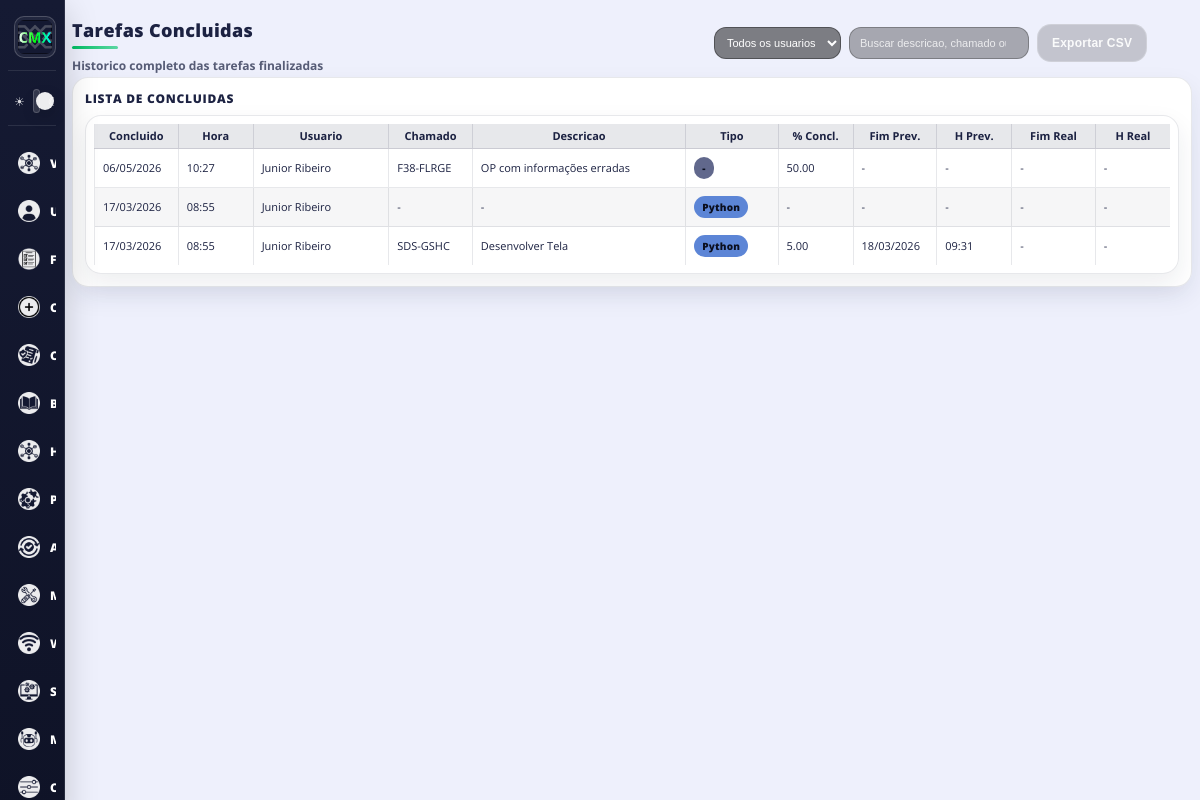
Before: /queue/concluded/ (signed in) with the older database file.
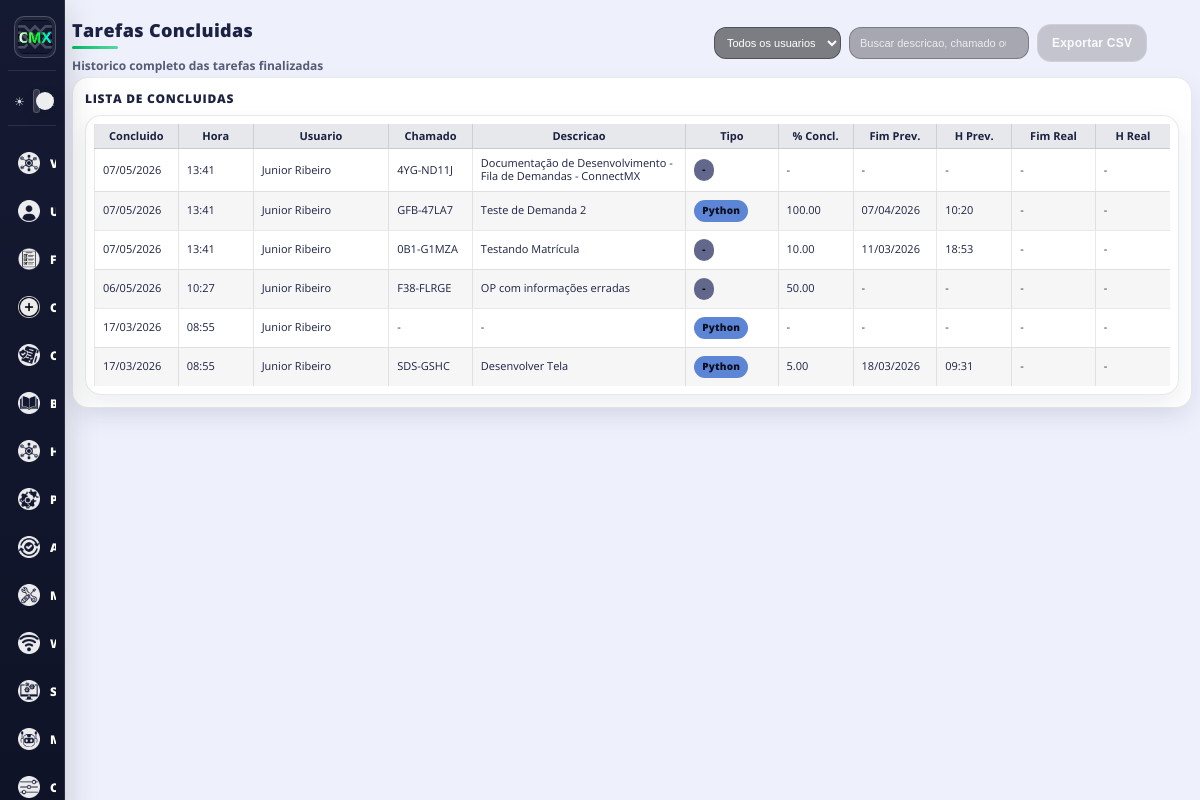
After: the same page with the newer database file.
### tiqueue/models.py (models this page shows, shortened)
class concludedTasks(models.Model):
    user_code = models.CharField(max_length=10)
    n_register = models.AutoField(primary_key=True)
    a_ticket = models.CharField(max_length=30, blank=True, null=True)
    f_conclusion_rate = models.DecimalField(max_digits=5, decimal_places=2, blank=True, null=True)
    n_status_code = models.IntegerField(blank=True, null=True)
    a_description = models.CharField(max_length=250, blank=True, null=True)
    n_type_group = models.IntegerField(blank=True, null=True)
    n_type_code = models.IntegerField(blank=True, null=True)
    task_group = models.ForeignKey(TaskGroup, on_delete=models.SET_NULL, null=True, blank=True)
    task_type = models.ForeignKey(TaskType, on_delete=models.SET_NULL, null=True, blank=True)
    linked_project = models.ForeignKey(
        "Project", on_delete=models.SET_NULL, null=True, blank=True, related_name="concluded_queue_items"
    )
    linked_roadmap_item = models.ForeignKey(
        "ProjectRoadmapItem", on_delete=models.SET_NULL, null=True, blank=True, related_name="concluded_queue_items"
    )
    d_predicted_date_start = models.DateField(blank=True, null=True)
    d_predicted_date_end = models.DateField(blank=True, null=True)
    t_predicted_time_start = models.TimeField(blank=True, null=True)
    t_predicted_time_end = models.TimeField(blank=True, null=True)
    f_total_predicted_time = models.DecimalField(max_digits=10, decimal_places=4, blank=True, null=True)
    d_real_date_start = models.DateField(blank=True, null=True)
    d_real_date_end = models.DateField(blank=True, null=True)
    d_real_time_start = models.TimeField(blank=True, null=True)
    t_real_time_end = models.TimeField(blank=True, null=True)
    f_total_real_time = models.DecimalField(max_digits=10, decimal_places=4, blank=True, null=True)
    f_predicted_real_diference = models.DecimalField(max_digits=10, decimal_places=4, blank=True, null=True)
    n_queue_position = models.IntegerField(blank=True, null=True)
    d_conclusion_date = models.DateField(auto_now=True)
    d_conclusion_time = models.TimeField(auto_now=True)

class TaskType(models.Model):
    group = models.ForeignKey(TaskGroup, on_delete=models.CASCADE, related_name="types")
    name = models.CharField(max_length=80)
    color = models.CharField(max_length=7, default="#5CD6A3")
    class Meta:
        unique_together = ("group", "name")

### accounts/models.py (models this page shows)
class User(AbstractUser):
    userId = models.CharField(max_length=20, unique=True)
    nameUser = models.CharField(max_length=150, null=True)
    id_sm = models.CharField(max_length=50, blank=True, null=True)
    id_erp = models.CharField(max_length=50, blank=True, null=True)
    is_system_admin = models.BooleanField(default=False)
    last_access_at = models.DateTimeField(blank=True, null=True)
    last_data_change_at = models.DateTimeField(blank=True, null=True)
    email = models.EmailField(unique=True)
    USERNAME_FIELD = 'username'
    REQUIRED_FIELDS = ['userId', 'email']

### tiqueue/views.py (the view)
# urls.py: path('queue/concluded/', views.queueConcludedPage, name='queueConcludedPage'),
@login_required
def queueConcludedPage(request):
    completed = list(
        concludedTasks.objects.select_related("task_type", "task_group")
        .order_by("-d_conclusion_date", "-d_conclusion_time", "-n_register")
    )
    user_ids = [item.user_code for item in completed if item.user_code]
    users_by_id = {u.userId: u for u in User.objects.filter(userId__in=user_ids)}
    rows = []
    for item in completed:
        user = users_by_id.get(item.user_code)
        rows.append(
            {
                "id": item.n_register,
                "user_name": (user.nameUser if user and user.nameUser else (user.username if user else item.user_code)),
                "ticket": item.a_ticket or "-",
                "description": item.a_description or "-",
                "type_name": (item.task_type.name if item.task_type else "-"),
                "type_color": (item.task_type.color if item.task_type else "#61688c"),
                "rate": item.f_conclusion_rate,
                "pred_end_date": item.d_predicted_date_end,
                "pred_end_time": item.t_predicted_time_end,
                "real_end_date": item.d_real_date_end,
                "real_end_time": item.t_real_time_end,
                "done_date": item.d_conclusion_date,
                "done_time": item.d_conclusion_time,
            }
        )
    return render(request, "tiqueue/queueConcluded.html", {"rows": rows})

### tiqueue/context_processors.py (called while the page is built)
def system_config(request):
    cfg = SystemConfig.objects.order_by("-updated_at", "-id").first()
    return {
        "sidebar_system_version": (cfg.system_version if cfg and cfg.system_version else ""),
    }

### templates/tiqueue/queueConcluded.html (shortened to what this page needs)
{% load static %}
<head>
    <link rel="stylesheet" href="{% static '/style/theme.css'%}">
    <link rel="stylesheet" href="{% static '/style/mainQueue.css'%}">
</head>
<!DOCTYPE html>
<body>
    {% include 'partials/sidebar.html' %}
    <div class="queue_main checklist-page">
        <div class="headerMain">
            <div class="headerTitle">
                <h1>Tarefas Concluidas</h1>
                <div class="subtitle">Historico completo das tarefas finalizadas</div>
            </div>
            <div class="headerButton">
                <div class="queue-toolbar">
                    <select id="completedUserFilter" class="queue-select" onchange="filterConcluded()">
                        <option value="">Todos os usuarios</option>
                    </select>
                    <input id="completedSearch" class="queue-search" type="search" placeholder="Buscar descricao, chamado ou usuario..." oninput="filterConcluded(this.value)">
                    <button type="button" class="queue-secondary-btn" onclick="exportConcludedCsv()">Exportar CSV</button>
                </div>
            </div>
        </div>
        <div class="checklist-card">
            <div class="checklist-card-title">Lista de concluidas</div>
            <div class="checklist-table projects-table-wrap">
                <table class="projects-manage-table">
                    <thead>
                        <tr>
                            <th style="width: 8%;">Concluido</th>
                            <th style="width: 7%;">Hora</th>
                            <th style="width: 14%;">Usuario</th>
                            <th style="width: 8%;">Chamado</th>
                            <th style="width: 23%;">Descricao</th>
                            <th style="width: 9%;">Tipo</th>
                            <th style="width: 7%;">% Concl.</th>
                            <th style="width: 8%;">Fim Prev.</th>
                            <th style="width: 7%;">H Prev.</th>
                            <th style="width: 8%;">Fim Real</th>
                            <th style="width: 7%;">H Real</th>
                        </tr>
                    </thead>
                    <tbody id="concludedRows">
                        {% for r in rows %}
                            <tr class="concluded-row">
                                <td>{{ r.done_date|date:"d/m/Y" }}</td>
                                <td>{{ r.done_time|time:"H:i" }}</td>
                                <td>{{ r.user_name }}</td>
                                <td>{{ r.ticket }}</td>
                                <td>{{ r.description }}</td>
                                <td>
                                    <span class="type-badge" style="background: {{ r.type_color }};">{{ r.type_name }}</span>
                                </td>
                                <td>{% if r.rate %}{{ r.rate }}{% else %}-{% endif %}</td>
                                <td>{% if r.pred_end_date %}{{ r.pred_end_date|date:"d/m/Y" }}{% else %}-{% endif %}</td>
                                <td>{% if r.pred_end_time %}{{ r.pred_end_time|time:"H:i" }}{% else %}-{% endif %}</td>
                                <td>{% if r.real_end_date %}{{ r.real_end_date|date:"d/m/Y" }}{% else %}-{% endif %}</td>
                                <td>{% if r.real_end_time %}{{ r.real_end_time|time:"H:i" }}{% else %}-{% endif %}</td>
                            </tr>
                        {% empty %}
                            <tr>
                                <td colspan="11" class="queue-empty">Nenhuma tarefa concluida encontrada.</td>
                            </tr>
                        {% endfor %}
                    </tbody>
                </table>
            </div>
        </div>
    </div>
</body>

### templates/partials/sidebar.html (shortened to what this page needs)
{% load static %}
<div class="sidebar">
    <div class="sidebar_brand" aria-label="ConnectMX">
        <img src="{% static 'assets/cmx.png' %}" class="brand_mark" alt="ConnectMX">
    </div>
    <div class="sidebar_theme" aria-label="Tema">
        <div class="theme-toggle">
            <label class="theme-switch" title="Alternar tema">
                <span class="theme-slider"></span>
            </label>
        </div>
    </div>
    <ul class="sidebar_menu">
        <li class="dropdown">
            <div class="dropdown_button">
                <a href="{% url 'index' %}">
                    <div class="dropdownHeader">
                        <img src="{% static 'assets/hub.png' %}" class="sidebar_icon" alt="">
                    </div>
                </a>
            </div>
            <div class="dropdown_button" onclick="toggleDrop(this)">
                <div class="dropdownHeader">
                    <img src="{% static 'assets/i_user.png' %}" class="sidebar_icon" alt="">
                </div>
            </div>
            <div class="dropdown_button" onclick="toggleDrop(this)">
                <div class="dropdownHeader">
                    <img src="{% static 'assets/i_fila.png' %}" class="sidebar_icon" alt="">
                </div>
            </div>
            <div class="dropdown_button" onclick="toggleDrop(this)">
                <div class="dropdownHeader">
                    <img src="{% static 'assets/i_cadastro.png' %}" class="sidebar_icon" alt="">
                </div>
            </div>
            <div class="dropdown_button">
                <a href="{% url 'contractsPage' %}">
                    <div class="dropdownHeader">
                        <img src="{% static 'assets/contratos.png' %}" class="sidebar_icon" alt="">
                    </div>
                </a>
            </div>
            <div class="dropdown_button" onclick="toggleDrop(this)">
                <div class="dropdownHeader">
                    <img src="{% static 'assets/base_conhecimento.png' %}" class="sidebar_icon" alt="">
                </div>
            </div>
            <div class="dropdown_button" onclick="toggleDrop(this)">
                <div class="dropdownHeader">
                    <img src="{% static 'assets/hub.png' %}" class="sidebar_icon" alt="">
                </div>
            </div>
            <div class="dropdown_button" onclick="toggleDrop(this)">
                <div class="dropdownHeader">
                    <img src="{% static 'assets/projetos.png' %}" class="sidebar_icon" alt="">
                </div>
            </div>
            <div class="dropdown_button" onclick="toggleDrop(this)">
                <div class="dropdownHeader">
                    <img src="{% static 'assets/atualizacoes.png' %}" class="sidebar_icon" alt="">
                </div>
            </div>
            <div class="dropdown_button" onclick="toggleDrop(this)">
                <div class="dropdownHeader">
                    <img src="{% static 'assets/manutencao.png' %}" class="sidebar_icon" alt="">
                </div>
            </div>
            <div class="dropdown_button" onclick="toggleDrop(this)">
                <div class="dropdownHeader">
                    <img src="{% static 'assets/wifi.png' %}" class="sidebar_icon" alt="">
                </div>
            </div>
            <div class="dropdown_button" onclick="toggleDrop(this)">
                <div class="dropdownHeader">
                    <img src="{% static 'assets/sistemas.png' %}" class="sidebar_icon" alt="">
                </div>
            </div>
            <div class="dropdown_button">
                <a href="{% url 'maxibotPage' %}">
                    <div class="dropdownHeader">
                        <img src="{% static 'assets/maxibot.png' %}" class="sidebar_icon" alt="">
                    </div>
                </a>
            </div>
            <div class="dropdown_button">
                <a href="{% url 'systemSettingsPage' %}">
                    <div class="dropdownHeader">
                        <img src="{% static 'assets/configuracao.png' %}" class="sidebar_icon" alt="">
                    </div>
                </a>
            </div>
        </li>
    </ul>
</div>

### connect/static/style/theme.css (style rules this page uses)
.theme-toggle { display: inline-flex; align-items: center; gap: 8px; user-select: none; }
.theme-switch { position: relative; width: 44px; height: 24px; display: inline-block; }
.theme-slider { position: absolute; inset: 0; border-radius: 999px; background: rgba(255, 255, 255, 0.14); border: 1px solid rgba(255, 255, 255, 0.18); transition: background-color 0.2s ease, border-color 0.2s ease, box-shadow 0.2s ease; }
.theme-slider::before { content: ""; position: absolute; width: 18px; height: 18px; left: 2px; top: 50%; transform: translateY(-50%); border-radius: 999px; background: rgba(255, 255, 255, 0.92); box-shadow: 0 6px 16px rgba(0, 0, 0, 0.18); transition: transform 0.2s ease, background-color 0.2s ease; }
* { scrollbar-width: thin; scrollbar-color: rgba(0, 191, 99, 0.9) rgba(28, 34, 66, 0.18); }

Changed rows visible on the page:
added concludedTasks: done_date "07/05/2026", done_time "13:41", ticket "4YG-ND11J", description "Documentação de Desenvolvimento - Fila de Demandas - ConnectMX"
added concludedTasks: done_date "07/05/2026", done_time "13:41", ticket "GFB-47LA7", description "Teste de Demanda 2", rate "100.00", pred_end_date "07/04/2026", pred_end_time "10:20"
added concludedTasks: done_date "07/05/2026", done_time "13:41", ticket "0B1-G1MZA", description "Testando Matrícula", rate "10.00", pred_end_date "11/03/2026", pred_end_time "18:53"
Other visible differences:
new list line: "Junior Ribeiro"
new list line: "Python"
